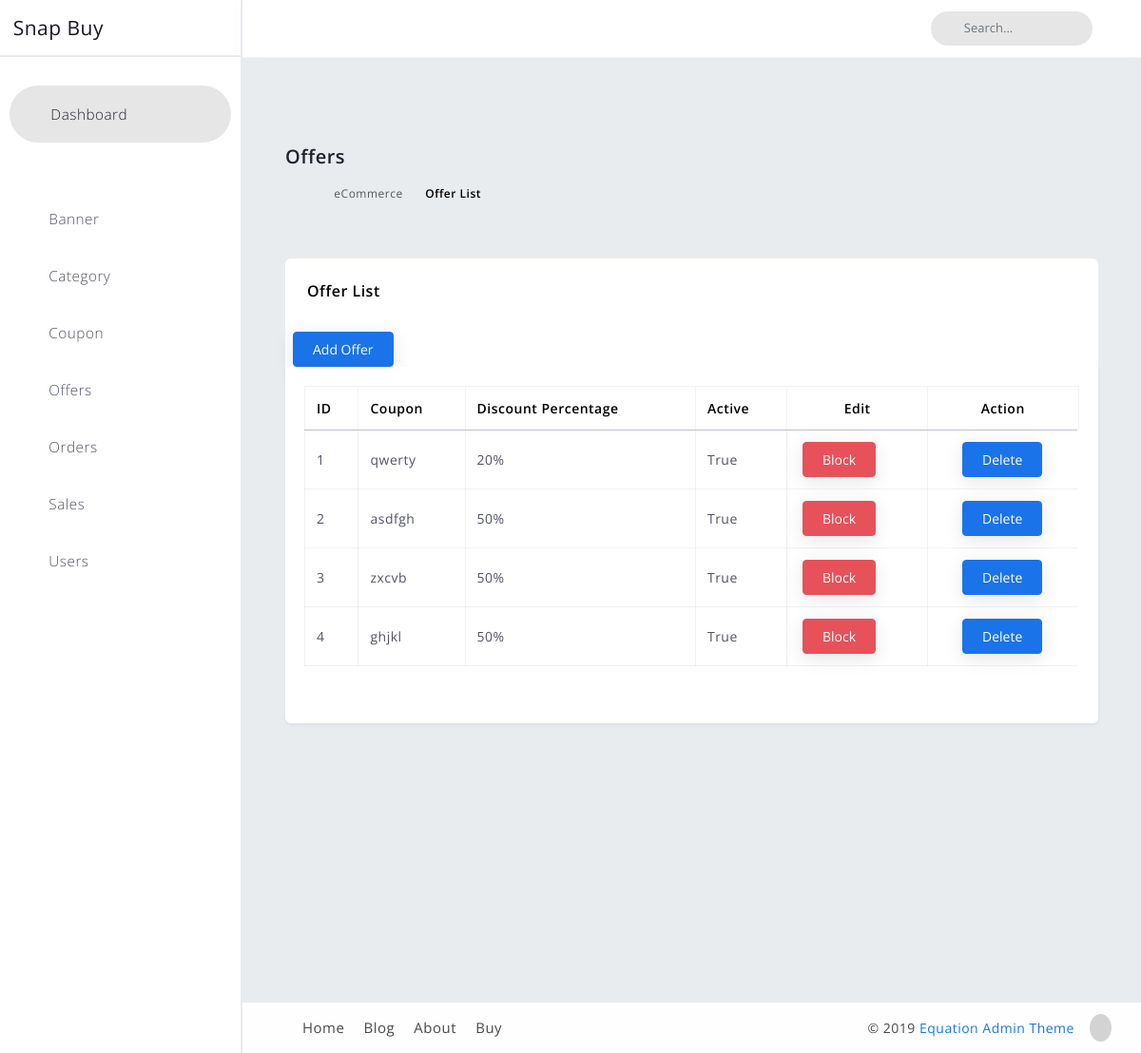
Screenshot of /myadmin/coupon with the database file from the repository.
### newcart/models.py (models this page shows, shortened)
class Coupon(models.Model):
    coupon_code = models.CharField(max_length=100, unique=True)
    discount_percentage = models.IntegerField(null= True)
    is_active = models.BooleanField(default=True)

### myadmin/views.py (the view)
# urls.py: path('coupon',views.coupon_view,name='coupon_view'),
def coupon_view(request):
    coupon = Coupon.objects.all()
    context = {
        'coupon':coupon
    }
    return render(request,'cat_adminside/coupon.html',context)

### newcart/views.py (called while the page is built)
def _cart_id_(request):
    cart = request.session.session_key
    if not cart:
        cart = request.session.create()
    return cart

### templates/cat_adminside/coupon.html (shortened to what this page needs)
{% extends 'cat_adminside/cat_adminbase.html' %}
{% load static %}
{% block blockcontent %}
        <div id="content" class="main-content">
            <div class="container">
                <div class="page-header">
                    <div class="page-title">
                        <h3>Offers</h3>
                        <div class="crumbs">
                            <ul id="breadcrumbs" class="breadcrumb">
                                <li><a href="index.html"><i class="flaticon-home-fill"></i></a></li>
                                <li><a href="#">eCommerce</a></li>
                                <li class="active"><a href="#">Offer List</a></li>
                            </ul>
                        </div>
                    </div>
                </div>
                <div class="row margin-bottom-120">
                    <div class="col-xl-12 col-lg-12 col-md-12 col-sm-12 col-12">
                        <div class="statbox widget box box-shadow">
                            <div class="widget-header">
                                <div class="row">
                                    <div class="col-xl-12 col-md-12 col-sm-12 col-12">
                                        <h4>Offer List </h4>
                                        <a href="{% url 'coupon_add' %}">
                                            <button type="button" class="btn btn-primary mt-2 ms-5 ">Add Offer</button>
                                        </a>
                                    </div>
                                </div>
                            </div>
                            <div class="widget-content widget-content-area">
                                <div class="table-responsive mb-4">
                                    <table id="ecommerce-product-list" class="table  table-bordered">
                                        <thead>
                                            <tr>
                                                <th>ID</th>
                                                <th>Coupon</th>
                                                <th>Discount Percentage</th>
                                                <th>Active</th>
                                                <th class="align-center">Edit</th>
                                                <th class="align-center">Action</th>
                                            </tr>
                                        </thead>
                                        <tbody>
                                            {% for c in coupon %}
                                            <tr>
                                                <td>{{forloop.counter}}</td>
                                                <td>{{ c.coupon_code }}</td>
                                                <td>{{c.discount_percentage}}%</td>
                                                <td>
                                                    {{c.is_active}}
                                                </td>
                                                <td class="align-center">
                                                    <ul class="table-controls">
                                                    <div class="d-flex">
                                                        {% if c.is_active %}
                                                        <a href="{% url 'block_coupon' c.id %}">
                                                        <button class="btn btn-danger"  onclick="return confirm('Are you sure to unblock this coupon ?')">
                                                            <span class="label label-success">Block</span>
                                                        </button></a>
                                                        {% else %}
                                                        <a href="{% url 'block_coupon' c.id %}">
                                                        <button class="btn btn-primary" onclick="return confirm('Are you sure to unblock this coupon ?')">
                                                            <span class="label label-success">Unblock</span>
                                                        </button>
                                                        </a>
                                                        {% endif %}
                                                    </div>
                                                </td>
                                                <td class="align-center">
                                                    <ul class="table-controls">
                                                        <li>
                                                            <a href="{% url 'coupondelete' c.id %}"><button type="button" class="btn btn-primary" onclick="return confirm('Do you want delete coupon?')">Delete</button></a>
                                                        </li>
                                                    </ul>
                                                </td>
                                            </tr>
                                            {% endfor %}
                                        </tbody>
                                    </table>
                                </div>
                            </div>
                        </div>
                    </div>
                </div>
            </div>
        </div>
    </div>
    {% endblock  %}

### static/adminstyles/assets/css/ecommerce/product.css (style rules this page uses)
.table thead th { vertical-align: bottom; border-bottom: 1px solid #888ea88a; }
.table-bordered td { border: 1px solid #888ea81f; vertical-align: middle; }
.table tbody tr { color: #515365; }
.table tbody tr td:last-child { border-right: solid 2px transparent; }
.table > thead > tr > th { color: #000; }

### static/adminstyles/assets/css/ecommerce/addedit_product.css (style rules this page uses)
.row .col-lg-12 .widget .widget-header h4 { color: #000; }
.align-center { text-align: right; margin: 0 auto; }

### static/adminstyles/assets/css/ecommerce/addedit_categories.css (style rules this page uses)
.row .col-lg-12 .widget .widget-header h4 { color: #000; }
.align-center { text-align: right; margin: 0 auto; }

### rows the page displays
Coupon: coupon_code "qwerty", discount_percentage "20", is_active "True", shows "Block"
Coupon: coupon_code "asdfgh", discount_percentage "50", is_active "True", shows "Block"
Coupon: coupon_code "zxcvb", discount_percentage "50", is_active "True", shows "Block"
Coupon: coupon_code "ghjkl", discount_percentage "50", is_active "True", shows "Block"
